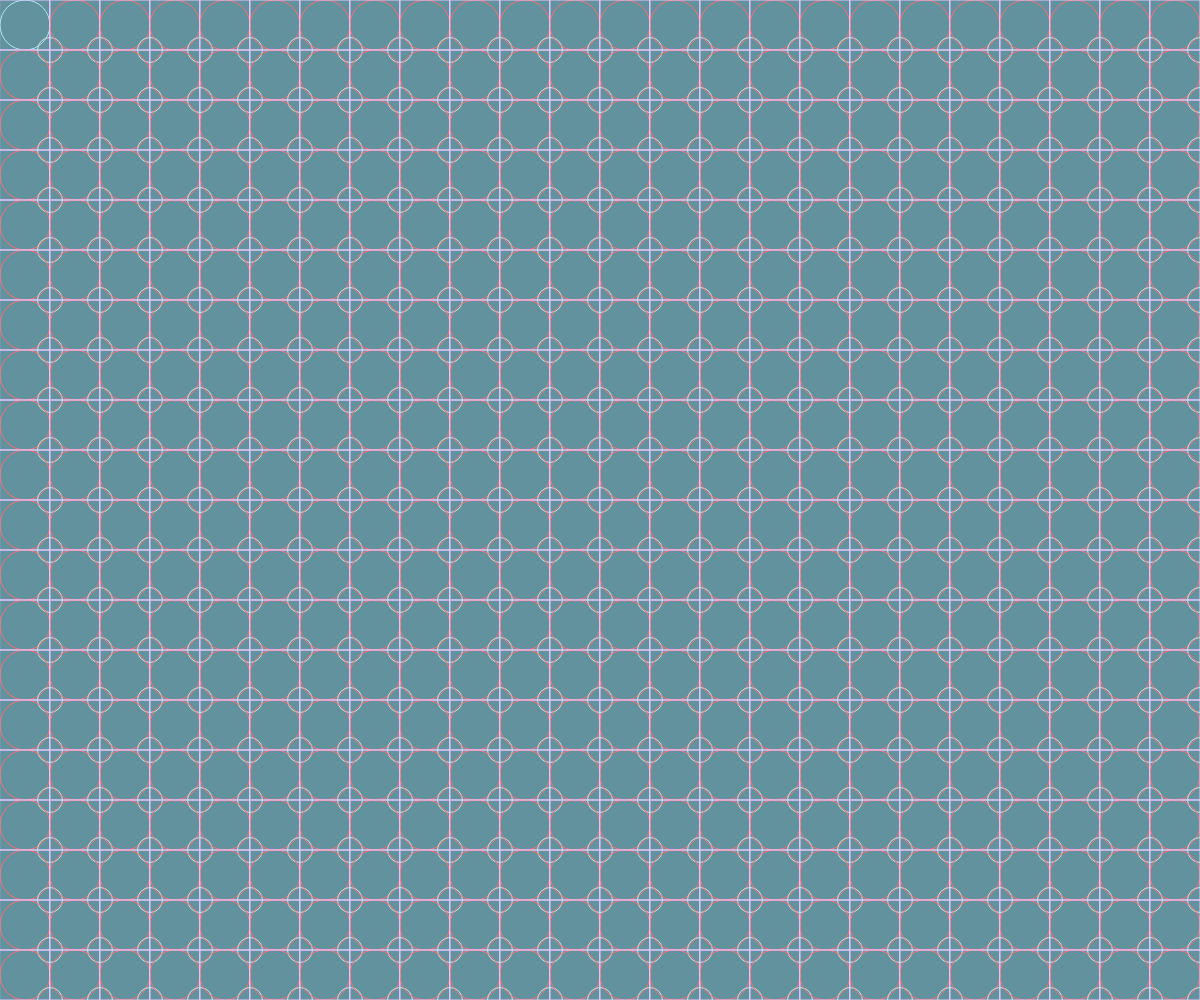
Frame 1 (no input)
Frame 60 (no input): identical to frame 1, image omitted
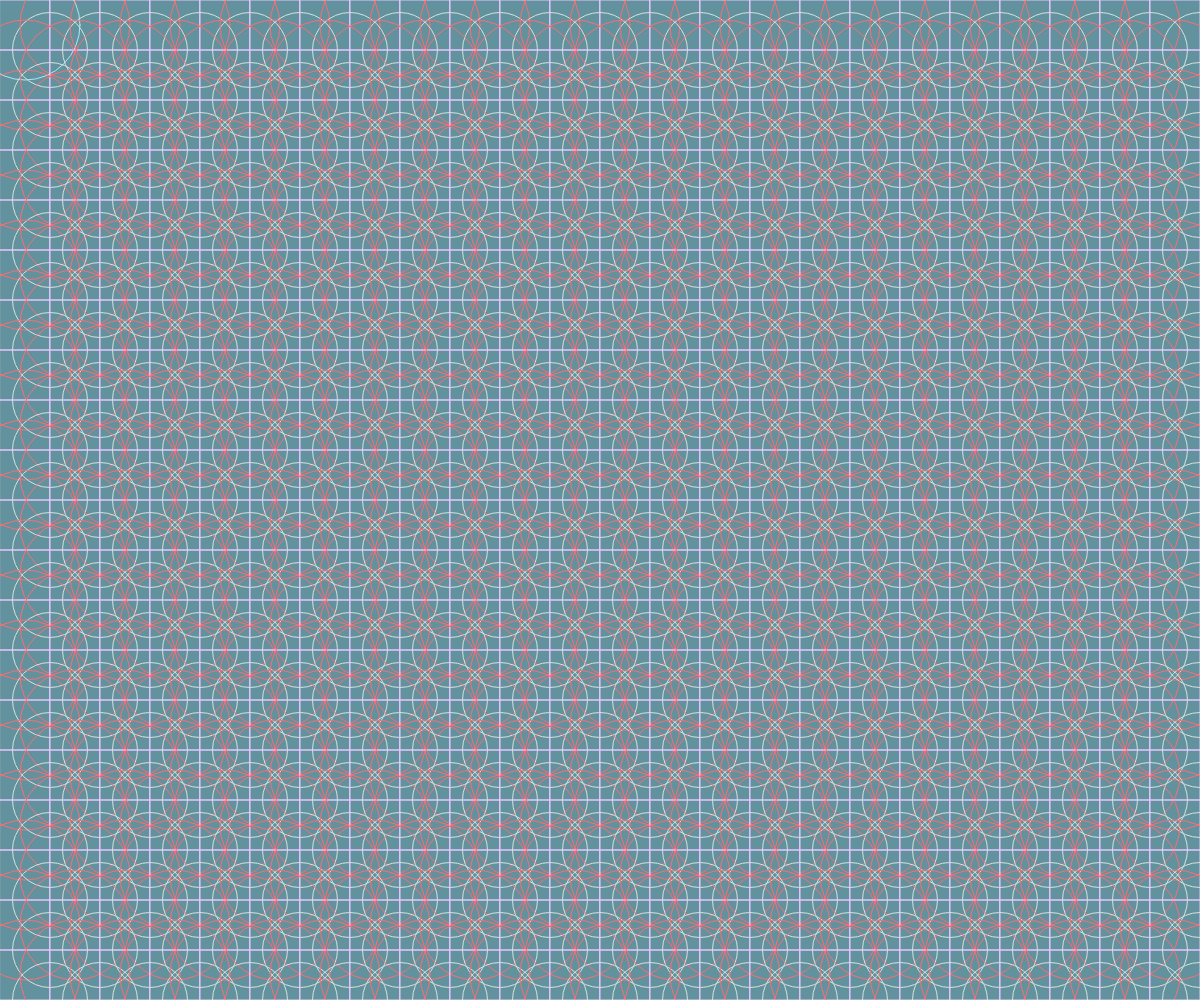
Frame 120 (the mouse pressed at the canvas centre since frame 60)

The p5.js sketch that drew these frames (run headless with seeded random() and noise() and a simulated clock; from frame 60 on, the mouse is pressed at the canvas centre):

// p5.js sketch
// ── sketch.js
function setup() {
  createCanvas(windowWidth, windowHeight);
}

function draw() {
  background("#62929e");
  stroke("#ade8f4") //框線顏色
  noFill() //不要充滿顏色
  rectMode(CENTER) //以方框中心點為座標點

  for(var j=0;j<(height/50);j++) //j++=j=j+1
  {
    for(var i=0;i<(width/50);i++)
    {
     ellipse(25+(i*50),25+(j*50),50+mouseX/10) //在(25,25)座標畫一個半徑50的圓
     stroke("#e7c6ff")
     rect(25+(i*50),25+(j*50),50) //方框座標
     stroke("#d8e2dc")
     ellipse(50+(i*50),50+(j*50),25+mouseY/10)//在(50,50)座標畫一個半徑25的圓
     stroke("#fe6d73")
    }
  }

}
